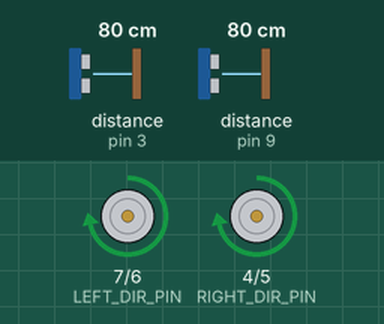
This sketch was run on a simulated Arduino Uno, built with avr-gcc and run on an emulated ATmega328P. On the bench: direction and speed pins drawn as motors (green arrow = direction pin HIGH = forward, orange = LOW = backward, longer = more drive). Wiring (inferred from the names in the program): 2 × ultrasonic range finder: trigger pin 2, echo pin 3 / trigger pin 8, echo pin 9. The inputs (shaded band) are chosen by the test bench; at power-on: distance to the obstacle (sensors on pin 3, pin 9) 80 cm. The echo pulse lasts 58.3 µs per cm.

Above: at 1.2 s.
1.3 s: distance to the obstacle (sensor on pin 3) set to 32 cm
4.3 s: distance to the obstacle (sensor on pin 3) set to 29 cm
At 4.7 s:
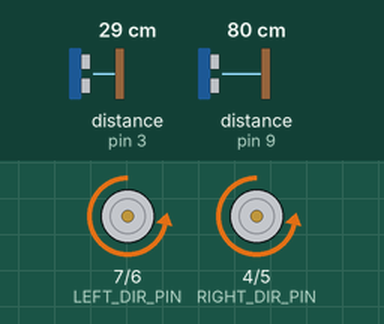
5.9 s: distance to the obstacle (sensor on pin 3) set to 35 cm
At 6.12 s:
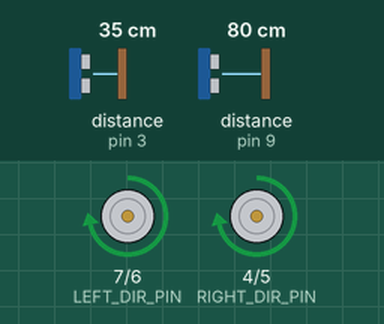
8.9 s: distance to the obstacle (sensor on pin 9) set to 34 cm
11.9 s: distance to the obstacle (sensor on pin 9) set to 28 cm
At 12.2 s:
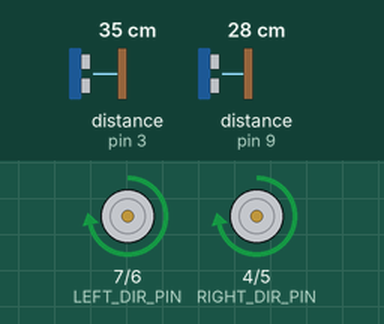
13.4 s: distance to the obstacle (sensor on pin 9) set to 35 cm
At 13.62 s:
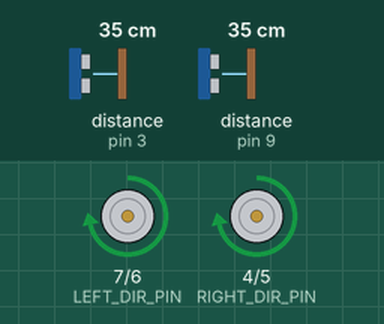
Timing chart, 0 to 17.4 s (numbered marks = the images above; inputs shaded):
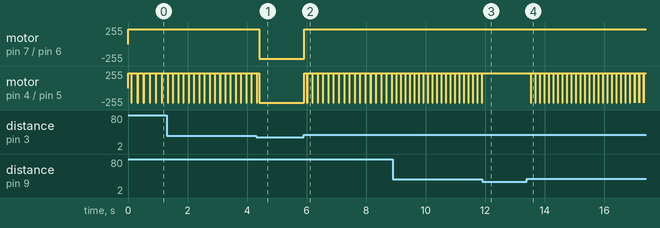

The sketch:

State_machine.ino
```cpp
// Pins to move
#define LEFT_DIR_PIN 7
#define LEFT_SPEED_PIN 6

#define RIGHT_DIR_PIN 4
#define RIGHT_SPEED_PIN 5

#define LEFT_SIDE_FORWARD HIGH
#define RIGHT_SIDE_FORWARD LOW

#define LEFT_SIDE_BACKWARD LOW
#define RIGHT_SIDE_BACKWARD HIGH

// Pins to get distance
#define TRIG_FRONT_PIN 2
#define ECHO_FRONT_PIN 3

#define TRIG_RIGHT_PIN 8
#define ECHO_RIGHT_PIN 9

void setup() {
  for (int i = 4; i <=7; i++){
    pinMode(i, OUTPUT);
    digitalWrite(i, LOW);
  }

  // front sensor initiation
  pinMode(TRIG_FRONT_PIN, OUTPUT);
  pinMode(ECHO_FRONT_PIN, INPUT);

  // left sensor initiation
  pinMode(TRIG_RIGHT_PIN, OUTPUT);
  pinMode(ECHO_RIGHT_PIN, INPUT);

  Serial.begin(9600);
}

float getDistance(int trigPin, int echoPin) {
  // Send impulse 10 ms
  digitalWrite(trigPin, LOW);
  delayMicroseconds(2);
  digitalWrite(trigPin, HIGH);
  delayMicroseconds(10);
  digitalWrite(trigPin, LOW);

  // get signal duration
  long duration = pulseIn(echoPin, HIGH);

  // get distance in sm
  float distance = duration * 0.0343 / 2.0;
  return distance;
}

void move(bool left_dir, int speed_left, bool right_dir, int speed_right){
  digitalWrite(LEFT_DIR_PIN, left_dir);
  analogWrite(LEFT_SPEED_PIN, speed_left);

  digitalWrite(RIGHT_DIR_PIN, right_dir);
  analogWrite(RIGHT_SPEED_PIN, speed_right);
}

void go_forvard(int speed){
  move(LEFT_SIDE_FORWARD, speed, RIGHT_SIDE_FORWARD, speed);
}

void go_back(int speed){
  move(LEFT_SIDE_BACKWARD, speed, RIGHT_SIDE_BACKWARD, speed);
}

void turn_left(int speed){
  move(LEFT_SIDE_BACKWARD, speed, RIGHT_SIDE_FORWARD, speed);
}

void turn_right(int speed){
  move(LEFT_SIDE_FORWARD, speed, RIGHT_SIDE_BACKWARD, speed);
}

void stop(){
  move(0, 0, 0, 0);
}


float distance_front = 0.0;
int front_min = 30;
float distance_right = 0.0;
int right_min = 20;
int right_max = 30;

int state = 1;
int counter = 0;

int step_time = 10;
int move_speed = 220;
int turn_speed = 220;

void loop() {
  if (state == 0){
    go_forvard(move_speed);
    delay(5000);
    go_back(move_speed);
    delay(5000);
    turn_left(turn_speed);
    delay(5000);
    turn_right(turn_speed);
    delay(5000);
  }

  distance_front = getDistance(TRIG_FRONT_PIN, ECHO_FRONT_PIN);
  distance_right = getDistance(TRIG_RIGHT_PIN, ECHO_RIGHT_PIN);
  // Serial.print("Front: ");
  // Serial.println(distance_front);
  // Serial.print("Right: ");
  // Serial.println(distance_right);

  // to close to right
  if (state == 1 and distance_front > front_min and distance_right < right_min){
    turn_left(turn_speed);
    state = 2;
    counter = 1;
  }
  else if (state == 2 and distance_right < right_min and counter % 5 == 0){
    go_forvard(move_speed);
    counter += 1;
  }
  else if (state == 2 and distance_right < right_min and counter % 5 > 0){
    turn_left(turn_speed);
    counter += 1;
  }
  else if (state == 2 and distance_right >= right_min){
    turn_right(turn_speed);
    state = 1;
    counter = 0;
  }


  // before wall
  else if (state == 1 and distance_front <= front_min){
    turn_left(turn_speed);
    state = 3;
    counter = 1;
  }
  else if (state == 3 and distance_front <= front_min){
    turn_left(turn_speed);
    counter += 1;
  }
  else if (state == 3 and distance_front > front_min){
    turn_left(turn_speed);
    state = 1;
    counter = 0;
  }


  // no wall on right
  if (state == 1 and distance_front > front_min and distance_right > right_max){
    turn_right(turn_speed);
    state = 4;
    counter = 1;
  }
  else if (state == 4 and distance_right > right_max and counter % 5 == 0){
    go_forvard(move_speed);
    counter += 1;
  }
  else if (state == 4 and distance_right > right_max and counter % 5 > 0){
    turn_right(turn_speed);
    counter += 1;
  }
  else if (state == 4 and distance_right >= right_max){
    turn_left(turn_speed);
    state = 1;
    counter = 0;
  }


  // all ok and we need to move forward
  else if (state == 1){
    go_forvard(move_speed);
  }


  // reset if we are stuck in cycle
  if (counter >= 10){
    state = 1;
    counter = 0;
  }

  delay(step_time);
}
```

Measured:
- the behaviour switches between 31 and 30 cm on distance to the obstacle (sensor on pin 3) (found by bisection; images 0 and 1)
- after the input at 4.3 s, motor on pin 7 (LEFT_DIR_PIN) / pin 6 (LEFT_SPEED_PIN): forward 220/255 → backward 220/255 after 0.11 s
- after the input at 5.9 s, motor on pin 7 (LEFT_DIR_PIN) / pin 6 (LEFT_SPEED_PIN): backward 220/255 → forward 220/255 at once; motor on pin 4 (RIGHT_DIR_PIN) / pin 5 (RIGHT_SPEED_PIN): backward 220/255 → forward 220/255 at once, then repeats every 0.18 s: backward 220/255 0.02 s, forward 220/255 0.16 s
- after the input at 11.9 s, motor on pin 4 (RIGHT_DIR_PIN) / pin 5 (RIGHT_SPEED_PIN): stops changing and stays forward 220/255
- after the input at 13.4 s, motor on pin 4 (RIGHT_DIR_PIN) / pin 5 (RIGHT_SPEED_PIN): alternates forward 220/255 for 0.14 s and backward 220/255 for 0.02 s, starting after 0.13 s
- by itself, motor on pin 4 (RIGHT_DIR_PIN) / pin 5 (RIGHT_SPEED_PIN): alternates forward 220/255 for 0.16 s and backward 220/255 for 0.02 s
